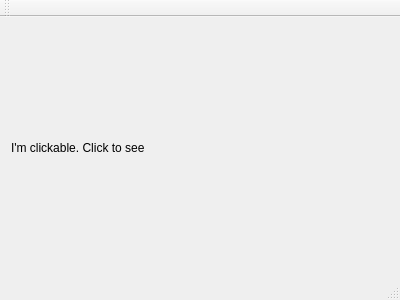
<?xml version="1.0" encoding="UTF-8"?>
<ui version="4.0">
 <class>MainWindow</class>
 <widget class="QMainWindow" name="MainWindow">
  <property name="geometry">
   <rect>
    <x>0</x>
    <y>0</y>
    <width>400</width>
    <height>300</height>
   </rect>
  </property>
  <property name="windowTitle">
   <string>MainWindow</string>
  </property>
  <widget class="QWidget" name="centralWidget">
   <layout class="QHBoxLayout" name="horizontalLayout">
    <item>
     <widget class="ClickableLabel" name="label">
      <property name="text">
       <string>I'm clickable. Click to see</string>
      </property>
     </widget>
    </item>
   </layout>
  </widget>
  <widget class="QMenuBar" name="menuBar">
   <property name="geometry">
    <rect>
     <x>0</x>
     <y>0</y>
     <width>400</width>
     <height>22</height>
    </rect>
   </property>
  </widget>
  <widget class="QToolBar" name="mainToolBar">
   <attribute name="toolBarArea">
    <enum>TopToolBarArea</enum>
   </attribute>
   <attribute name="toolBarBreak">
    <bool>false</bool>
   </attribute>
  </widget>
  <widget class="QStatusBar" name="statusBar"/>
 </widget>
 <layoutdefault spacing="6" margin="11"/>
 <customwidgets>
  <customwidget>
   <class>ClickableLabel</class>
   <extends>QLabel</extends>
   <header>clickablelabel.h</header>
  </customwidget>
 </customwidgets>
 <resources/>
 <connections/>
</ui>
